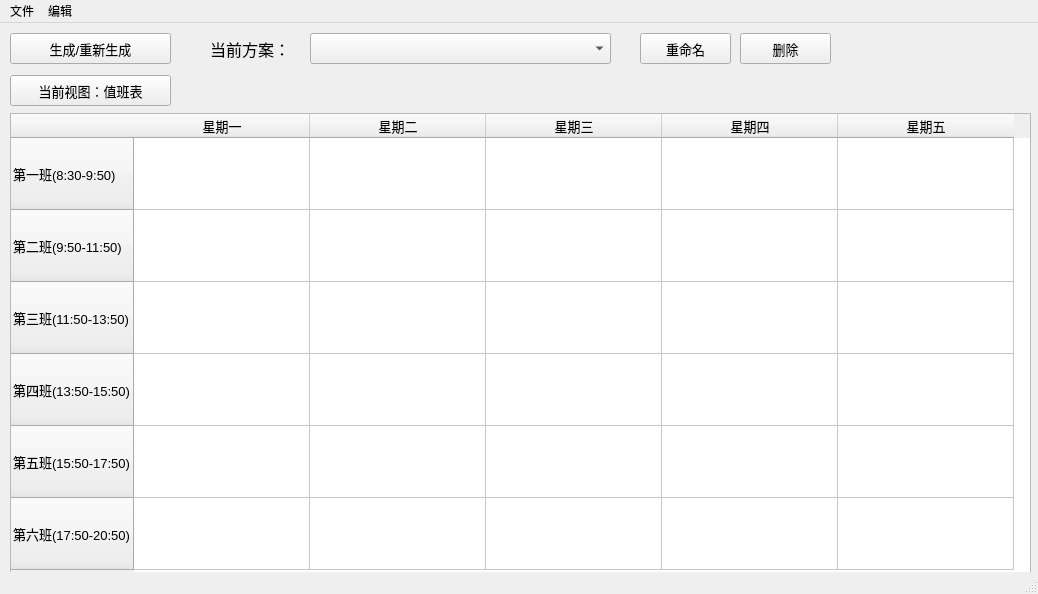
<?xml version="1.0" encoding="UTF-8"?>
<ui version="4.0">
 <class>Rota_Main</class>
 <widget class="QMainWindow" name="Rota_Main">
  <property name="geometry">
   <rect>
    <x>0</x>
    <y>0</y>
    <width>1038</width>
    <height>594</height>
   </rect>
  </property>
  <property name="windowTitle">
   <string>Rota_Main</string>
  </property>
  <property name="windowIcon">
   <iconset>
    <normaloff>../Resource/LOGO.jpg</normaloff>../Resource/LOGO.jpg</iconset>
  </property>
  <widget class="QWidget" name="centralwidget">
   <widget class="QPushButton" name="pushButton">
    <property name="geometry">
     <rect>
      <x>10</x>
      <y>10</y>
      <width>161</width>
      <height>31</height>
     </rect>
    </property>
    <property name="font">
     <font>
      <family>Microsoft YaHei UI</family>
      <pointsize>10</pointsize>
     </font>
    </property>
    <property name="text">
     <string>生成/重新生成</string>
    </property>
   </widget>
   <widget class="QPushButton" name="pushButton_2">
    <property name="geometry">
     <rect>
      <x>10</x>
      <y>52</y>
      <width>161</width>
      <height>31</height>
     </rect>
    </property>
    <property name="font">
     <font>
      <family>Microsoft YaHei UI</family>
      <pointsize>10</pointsize>
     </font>
    </property>
    <property name="text">
     <string>当前视图：值班表</string>
    </property>
   </widget>
   <widget class="QComboBox" name="comboBox">
    <property name="geometry">
     <rect>
      <x>310</x>
      <y>10</y>
      <width>301</width>
      <height>31</height>
     </rect>
    </property>
   </widget>
   <widget class="QLabel" name="label">
    <property name="geometry">
     <rect>
      <x>210</x>
      <y>10</y>
      <width>81</width>
      <height>31</height>
     </rect>
    </property>
    <property name="font">
     <font>
      <family>微软雅黑</family>
      <pointsize>12</pointsize>
     </font>
    </property>
    <property name="text">
     <string>当前方案：</string>
    </property>
   </widget>
   <widget class="QPushButton" name="pushButton_3">
    <property name="geometry">
     <rect>
      <x>640</x>
      <y>10</y>
      <width>91</width>
      <height>31</height>
     </rect>
    </property>
    <property name="font">
     <font>
      <family>Microsoft YaHei UI</family>
      <pointsize>10</pointsize>
     </font>
    </property>
    <property name="text">
     <string>重命名</string>
    </property>
   </widget>
   <widget class="QTableWidget" name="tableWidget">
    <property name="geometry">
     <rect>
      <x>10</x>
      <y>90</y>
      <width>1021</width>
      <height>461</height>
     </rect>
    </property>
    <property name="font">
     <font>
      <family>Microsoft YaHei UI</family>
      <pointsize>10</pointsize>
     </font>
    </property>
    <property name="layoutDirection">
     <enum>Qt::LeftToRight</enum>
    </property>
    <property name="rowCount">
     <number>6</number>
    </property>
    <property name="columnCount">
     <number>5</number>
    </property>
    <attribute name="horizontalHeaderDefaultSectionSize">
     <number>176</number>
    </attribute>
    <attribute name="horizontalHeaderMinimumSectionSize">
     <number>31</number>
    </attribute>
    <attribute name="verticalHeaderDefaultSectionSize">
     <number>72</number>
    </attribute>
    <attribute name="verticalHeaderStretchLastSection">
     <bool>false</bool>
    </attribute>
    <row>
     <property name="text">
      <string>第一班(8:30-9:50)</string>
     </property>
    </row>
    <row>
     <property name="text">
      <string>第二班(9:50-11:50)</string>
     </property>
    </row>
    <row>
     <property name="text">
      <string>第三班(11:50-13:50)</string>
     </property>
    </row>
    <row>
     <property name="text">
      <string>第四班(13:50-15:50)</string>
     </property>
    </row>
    <row>
     <property name="text">
      <string>第五班(15:50-17:50)</string>
     </property>
    </row>
    <row>
     <property name="text">
      <string>第六班(17:50-20:50)</string>
     </property>
    </row>
    <column>
     <property name="text">
      <string>星期一</string>
     </property>
    </column>
    <column>
     <property name="text">
      <string>星期二</string>
     </property>
    </column>
    <column>
     <property name="text">
      <string>星期三</string>
     </property>
    </column>
    <column>
     <property name="text">
      <string>星期四</string>
     </property>
    </column>
    <column>
     <property name="text">
      <string>星期五</string>
     </property>
    </column>
   </widget>
   <widget class="QPushButton" name="pushButton_4">
    <property name="geometry">
     <rect>
      <x>740</x>
      <y>10</y>
      <width>91</width>
      <height>31</height>
     </rect>
    </property>
    <property name="font">
     <font>
      <family>Microsoft YaHei UI</family>
      <pointsize>10</pointsize>
     </font>
    </property>
    <property name="text">
     <string>删除</string>
    </property>
   </widget>
  </widget>
  <widget class="QMenuBar" name="menubar">
   <property name="geometry">
    <rect>
     <x>0</x>
     <y>0</y>
     <width>1038</width>
     <height>21</height>
    </rect>
   </property>
   <widget class="QMenu" name="menu">
    <property name="title">
     <string>文件</string>
    </property>
    <addaction name="actionNew_Project"/>
    <addaction name="actionOpen_Project"/>
    <addaction name="actionExport_To_Excel"/>
    <addaction name="actionCharacter_Editor"/>
   </widget>
   <widget class="QMenu" name="menu_2">
    <property name="title">
     <string>编辑</string>
    </property>
    <addaction name="actionUndo"/>
    <addaction name="actionRedo"/>
   </widget>
   <addaction name="menu"/>
   <addaction name="menu_2"/>
  </widget>
  <widget class="QStatusBar" name="statusbar"/>
  <action name="actionNew_Project">
   <property name="text">
    <string>New Project</string>
   </property>
  </action>
  <action name="actionOpen_Project">
   <property name="text">
    <string>Open Project</string>
   </property>
  </action>
  <action name="actionExport_To_Excel">
   <property name="text">
    <string>Export To Excel</string>
   </property>
  </action>
  <action name="actionCharacter_Editor">
   <property name="text">
    <string>Character Editor</string>
   </property>
  </action>
  <action name="actionUndo">
   <property name="text">
    <string>Undo</string>
   </property>
  </action>
  <action name="actionRedo">
   <property name="text">
    <string>Redo</string>
   </property>
  </action>
 </widget>
 <resources/>
 <connections/>
</ui>
